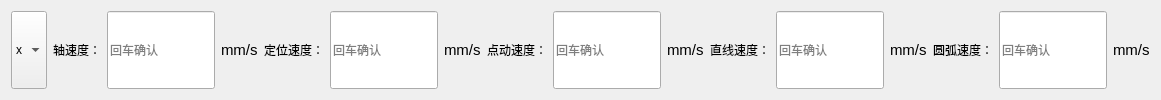
     <widget class="QWidget" name="widget" native="true">
      <property name="sizePolicy">
       <sizepolicy hsizetype="Expanding" vsizetype="Expanding">
        <horstretch>0</horstretch>
        <verstretch>0</verstretch>
       </sizepolicy>
      </property>
      <property name="minimumSize">
       <size>
        <width>0</width>
        <height>0</height>
       </size>
      </property>
      <layout class="QHBoxLayout" name="horizontalLayout_2">
       <item>
        <widget class="QComboBox" name="comboBox">
         <property name="sizePolicy">
          <sizepolicy hsizetype="Expanding" vsizetype="Expanding">
           <horstretch>0</horstretch>
           <verstretch>0</verstretch>
          </sizepolicy>
         </property>
         <property name="minimumSize">
          <size>
           <width>0</width>
           <height>0</height>
          </size>
         </property>
         <item>
          <property name="text">
           <string>x</string>
          </property>
         </item>
         <item>
          <property name="text">
           <string>y</string>
          </property>
         </item>
         <item>
          <property name="text">
           <string>z</string>
          </property>
         </item>
         <item>
          <property name="text">
           <string>r</string>
          </property>
         </item>
        </widget>
       </item>
       <item>
        <widget class="QLabel" name="label_5">
         <property name="sizePolicy">
          <sizepolicy hsizetype="Expanding" vsizetype="Expanding">
           <horstretch>0</horstretch>
           <verstretch>0</verstretch>
          </sizepolicy>
         </property>
         <property name="minimumSize">
          <size>
           <width>0</width>
           <height>0</height>
          </size>
         </property>
         <property name="text">
          <string>轴速度：</string>
         </property>
        </widget>
       </item>
       <item>
        <widget class="QLineEdit" name="scanVelocity_lin">
         <property name="sizePolicy">
          <sizepolicy hsizetype="Expanding" vsizetype="Expanding">
           <horstretch>0</horstretch>
           <verstretch>0</verstretch>
          </sizepolicy>
         </property>
         <property name="minimumSize">
          <size>
           <width>0</width>
           <height>0</height>
          </size>
         </property>
         <property name="text">
          <string/>
         </property>
         <property name="placeholderText">
          <string>回车确认</string>
         </property>
        </widget>
       </item>
       <item>
        <widget class="QLabel" name="label_14">
         <property name="sizePolicy">
          <sizepolicy hsizetype="Expanding" vsizetype="Expanding">
           <horstretch>0</horstretch>
           <verstretch>0</verstretch>
          </sizepolicy>
         </property>
         <property name="minimumSize">
          <size>
           <width>0</width>
           <height>0</height>
          </size>
         </property>
         <property name="font">
          <font>
           <family>SansSerif</family>
           <pointsize>11</pointsize>
          </font>
         </property>
         <property name="text">
          <string>mm/s</string>
         </property>
        </widget>
       </item>
       <item>
        <widget class="QLabel" name="label_23">
         <property name="sizePolicy">
          <sizepolicy hsizetype="Expanding" vsizetype="Expanding">
           <horstretch>0</horstretch>
           <verstretch>0</verstretch>
          </sizepolicy>
         </property>
         <property name="minimumSize">
          <size>
           <width>0</width>
           <height>0</height>
          </size>
         </property>
         <property name="text">
          <string>定位速度：</string>
         </property>
        </widget>
       </item>
       <item>
        <widget class="QLineEdit" name="AxleVelocity_lin">
         <property name="sizePolicy">
          <sizepolicy hsizetype="Expanding" vsizetype="Expanding">
           <horstretch>0</horstretch>
           <verstretch>0</verstretch>
          </sizepolicy>
         </property>
         <property name="minimumSize">
          <size>
           <width>0</width>
           <height>0</height>
          </size>
         </property>
         <property name="text">
          <string/>
         </property>
         <property name="placeholderText">
          <string>回车确认</string>
         </property>
        </widget>
       </item>
       <item>
        <widget class="QLabel" name="label_17">
         <property name="sizePolicy">
          <sizepolicy hsizetype="Expanding" vsizetype="Expanding">
           <horstretch>0</horstretch>
           <verstretch>0</verstretch>
          </sizepolicy>
         </property>
         <property name="minimumSize">
          <size>
           <width>0</width>
           <height>0</height>
          </size>
         </property>
         <property name="font">
          <font>
           <family>SansSerif</family>
           <pointsize>11</pointsize>
          </font>
         </property>
         <property name="text">
          <string>mm/s</string>
         </property>
        </widget>
       </item>
       <item>
        <widget class="QLabel" name="label_24">
         <property name="sizePolicy">
          <sizepolicy hsizetype="Expanding" vsizetype="Expanding">
           <horstretch>0</horstretch>
           <verstretch>0</verstretch>
          </sizepolicy>
         </property>
         <property name="minimumSize">
          <size>
           <width>0</width>
           <height>0</height>
          </size>
         </property>
         <property name="text">
          <string>点动速度：</string>
         </property>
        </widget>
       </item>
       <item>
        <widget class="QLineEdit" name="pointVelocity_lin">
         <property name="sizePolicy">
          <sizepolicy hsizetype="Expanding" vsizetype="Expanding">
           <horstretch>0</horstretch>
           <verstretch>0</verstretch>
          </sizepolicy>
         </property>
         <property name="minimumSize">
          <size>
           <width>0</width>
           <height>0</height>
          </size>
         </property>
         <property name="text">
          <string/>
         </property>
         <property name="placeholderText">
          <string>回车确认</string>
         </property>
        </widget>
       </item>
       <item>
        <widget class="QLabel" name="label_21">
         <property name="sizePolicy">
          <sizepolicy hsizetype="Expanding" vsizetype="Expanding">
           <horstretch>0</horstretch>
           <verstretch>0</verstretch>
          </sizepolicy>
         </property>
         <property name="minimumSize">
          <size>
           <width>0</width>
           <height>0</height>
          </size>
         </property>
         <property name="font">
          <font>
           <family>SansSerif</family>
           <pointsize>11</pointsize>
          </font>
         </property>
         <property name="text">
          <string>mm/s</string>
         </property>
        </widget>
       </item>
       <item>
        <widget class="QLabel" name="label_16">
         <property name="sizePolicy">
          <sizepolicy hsizetype="Expanding" vsizetype="Expanding">
           <horstretch>0</horstretch>
           <verstretch>0</verstretch>
          </sizepolicy>
         </property>
         <property name="minimumSize">
          <size>
           <width>0</width>
           <height>0</height>
          </size>
         </property>
         <property name="text">
          <string>直线速度：</string>
         </property>
        </widget>
       </item>
       <item>
        <widget class="QLineEdit" name="lineVelocity_lin">
         <property name="sizePolicy">
          <sizepolicy hsizetype="Expanding" vsizetype="Expanding">
           <horstretch>0</horstretch>
           <verstretch>0</verstretch>
          </sizepolicy>
         </property>
         <property name="minimumSize">
          <size>
           <width>0</width>
           <height>0</height>
          </size>
         </property>
         <property name="text">
          <string/>
         </property>
         <property name="placeholderText">
          <string>回车确认</string>
         </property>
        </widget>
       </item>
       <item>
        <widget class="QLabel" name="label_18">
         <property name="sizePolicy">
          <sizepolicy hsizetype="Expanding" vsizetype="Expanding">
           <horstretch>0</horstretch>
           <verstretch>0</verstretch>
          </sizepolicy>
         </property>
         <property name="minimumSize">
          <size>
           <width>0</width>
           <height>0</height>
          </size>
         </property>
         <property name="font">
          <font>
           <family>SansSerif</family>
           <pointsize>11</pointsize>
          </font>
         </property>
         <property name="text">
          <string>mm/s</string>
         </property>
        </widget>
       </item>
       <item>
        <widget class="QLabel" name="label_20">
         <property name="sizePolicy">
          <sizepolicy hsizetype="Expanding" vsizetype="Expanding">
           <horstretch>0</horstretch>
           <verstretch>0</verstretch>
          </sizepolicy>
         </property>
         <property name="minimumSize">
          <size>
           <width>0</width>
           <height>0</height>
          </size>
         </property>
         <property name="text">
          <string>圆弧速度：</string>
         </property>
        </widget>
       </item>
       <item>
        <widget class="QLineEdit" name="arcVelocity_lin">
         <property name="sizePolicy">
          <sizepolicy hsizetype="Expanding" vsizetype="Expanding">
           <horstretch>0</horstretch>
           <verstretch>0</verstretch>
          </sizepolicy>
         </property>
         <property name="minimumSize">
          <size>
           <width>0</width>
           <height>0</height>
          </size>
         </property>
         <property name="text">
          <string/>
         </property>
         <property name="placeholderText">
          <string>回车确认</string>
         </property>
        </widget>
       </item>
       <item>
        <widget class="QLabel" name="label_19">
         <property name="sizePolicy">
          <sizepolicy hsizetype="Expanding" vsizetype="Expanding">
           <horstretch>0</horstretch>
           <verstretch>0</verstretch>
          </sizepolicy>
         </property>
         <property name="minimumSize">
          <size>
           <width>0</width>
           <height>0</height>
          </size>
         </property>
         <property name="font">
          <font>
           <family>SansSerif</family>
           <pointsize>11</pointsize>
          </font>
         </property>
         <property name="text">
          <string>mm/s</string>
         </property>
        </widget>
       </item>
      </layout>
     </widget>
